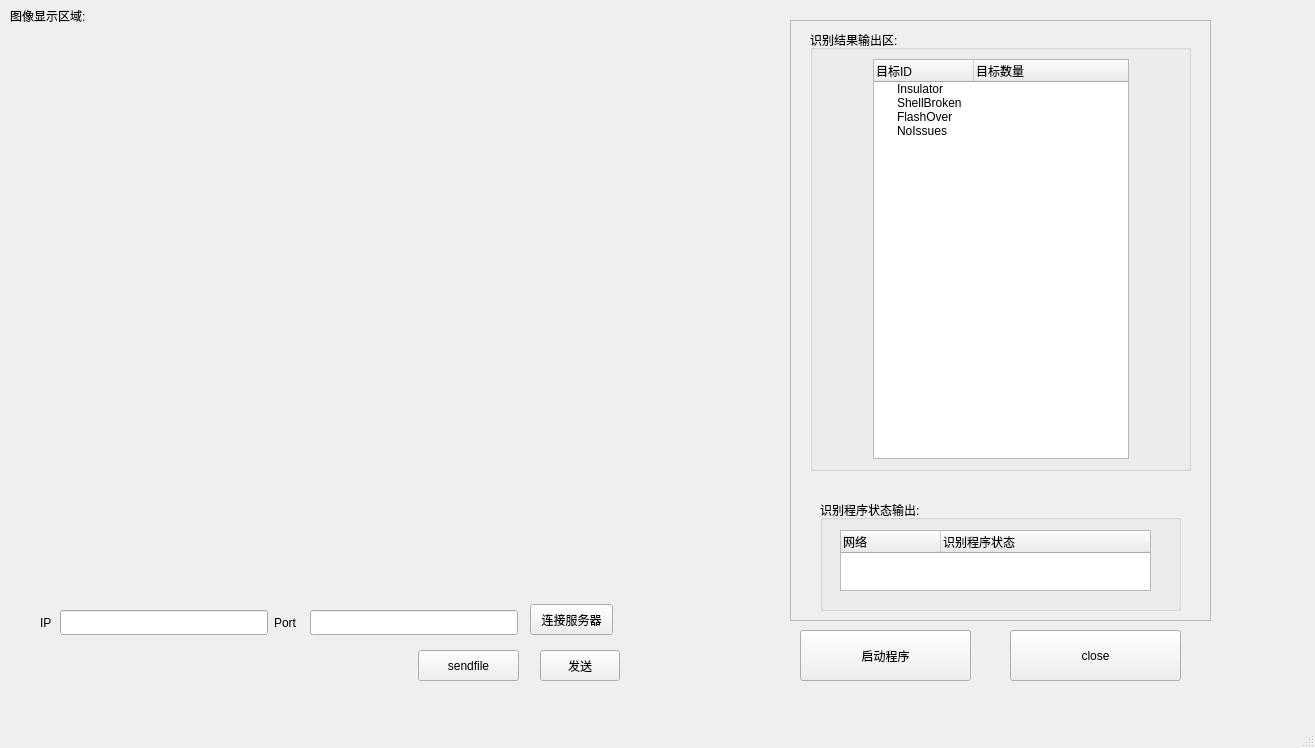
<?xml version="1.0" encoding="UTF-8"?>
<ui version="4.0">
 <class>MainWindow</class>
 <widget class="QMainWindow" name="MainWindow">
  <property name="geometry">
   <rect>
    <x>0</x>
    <y>0</y>
    <width>1315</width>
    <height>748</height>
   </rect>
  </property>
  <property name="windowTitle">
   <string>MainWindow</string>
  </property>
  <widget class="QWidget" name="centralwidget">
   <widget class="QLabel" name="label_4">
    <property name="geometry">
     <rect>
      <x>10</x>
      <y>0</y>
      <width>151</width>
      <height>31</height>
     </rect>
    </property>
    <property name="text">
     <string>图像显示区域:</string>
    </property>
   </widget>
   <widget class="QPushButton" name="openCamera">
    <property name="geometry">
     <rect>
      <x>800</x>
      <y>630</y>
      <width>171</width>
      <height>51</height>
     </rect>
    </property>
    <property name="text">
     <string>启动程序</string>
    </property>
   </widget>
   <widget class="QFrame" name="frame_2">
    <property name="geometry">
     <rect>
      <x>790</x>
      <y>20</y>
      <width>421</width>
      <height>601</height>
     </rect>
    </property>
    <property name="frameShape">
     <enum>QFrame::StyledPanel</enum>
    </property>
    <property name="frameShadow">
     <enum>QFrame::Raised</enum>
    </property>
    <widget class="QGroupBox" name="groupBox">
     <property name="geometry">
      <rect>
       <x>30</x>
       <y>480</y>
       <width>361</width>
       <height>111</height>
      </rect>
     </property>
     <property name="title">
      <string>识别程序状态输出:</string>
     </property>
     <widget class="QTreeWidget" name="treeWidget_2">
      <property name="geometry">
       <rect>
        <x>20</x>
        <y>30</y>
        <width>311</width>
        <height>61</height>
       </rect>
      </property>
      <column>
       <property name="text">
        <string>网络</string>
       </property>
      </column>
      <column>
       <property name="text">
        <string>识别程序状态</string>
       </property>
      </column>
      <item>
       <property name="text">
        <string/>
       </property>
      </item>
     </widget>
    </widget>
    <widget class="QGroupBox" name="groupBox_2">
     <property name="geometry">
      <rect>
       <x>20</x>
       <y>10</y>
       <width>381</width>
       <height>441</height>
      </rect>
     </property>
     <property name="title">
      <string>识别结果输出区:</string>
     </property>
     <layout class="QGridLayout" name="gridLayout">
      <item row="0" column="0">
       <spacer name="horizontalSpacer">
        <property name="orientation">
         <enum>Qt::Horizontal</enum>
        </property>
        <property name="sizeHint" stdset="0">
         <size>
          <width>39</width>
          <height>20</height>
         </size>
        </property>
       </spacer>
      </item>
      <item row="0" column="1">
       <widget class="QTreeWidget" name="treeWidget">
        <column>
         <property name="text">
          <string>目标ID</string>
         </property>
        </column>
        <column>
         <property name="text">
          <string>目标数量</string>
         </property>
        </column>
        <item>
         <property name="text">
          <string>Insulator</string>
         </property>
        </item>
        <item>
         <property name="text">
          <string>ShellBroken</string>
         </property>
        </item>
        <item>
         <property name="text">
          <string>FlashOver</string>
         </property>
        </item>
        <item>
         <property name="text">
          <string>NoIssues</string>
         </property>
        </item>
       </widget>
      </item>
      <item row="0" column="2">
       <spacer name="horizontalSpacer_2">
        <property name="orientation">
         <enum>Qt::Horizontal</enum>
        </property>
        <property name="sizeHint" stdset="0">
         <size>
          <width>39</width>
          <height>20</height>
         </size>
        </property>
       </spacer>
      </item>
     </layout>
    </widget>
   </widget>
   <widget class="QPushButton" name="pushButtonTrans">
    <property name="geometry">
     <rect>
      <x>540</x>
      <y>650</y>
      <width>80</width>
      <height>31</height>
     </rect>
    </property>
    <property name="text">
     <string>发送</string>
    </property>
   </widget>
   <widget class="QLabel" name="label">
    <property name="geometry">
     <rect>
      <x>40</x>
      <y>607</y>
      <width>14</width>
      <height>31</height>
     </rect>
    </property>
    <property name="text">
     <string>IP</string>
    </property>
   </widget>
   <widget class="QLineEdit" name="lineEdit_port">
    <property name="geometry">
     <rect>
      <x>310</x>
      <y>610</y>
      <width>208</width>
      <height>25</height>
     </rect>
    </property>
   </widget>
   <widget class="QLabel" name="label_2">
    <property name="geometry">
     <rect>
      <x>274</x>
      <y>607</y>
      <width>30</width>
      <height>31</height>
     </rect>
    </property>
    <property name="text">
     <string>Port</string>
    </property>
   </widget>
   <widget class="QPushButton" name="pushButton_Connect">
    <property name="geometry">
     <rect>
      <x>530</x>
      <y>604</y>
      <width>83</width>
      <height>31</height>
     </rect>
    </property>
    <property name="text">
     <string>连接服务器</string>
    </property>
   </widget>
   <widget class="QLineEdit" name="lineEdit_ip">
    <property name="geometry">
     <rect>
      <x>60</x>
      <y>610</y>
      <width>208</width>
      <height>25</height>
     </rect>
    </property>
   </widget>
   <widget class="CameraWidget" name="cameraWidget" native="true">
    <property name="geometry">
     <rect>
      <x>19</x>
      <y>29</y>
      <width>751</width>
      <height>561</height>
     </rect>
    </property>
   </widget>
   <widget class="QPushButton" name="closeCamera">
    <property name="geometry">
     <rect>
      <x>1010</x>
      <y>630</y>
      <width>171</width>
      <height>51</height>
     </rect>
    </property>
    <property name="text">
     <string>close</string>
    </property>
   </widget>
   <widget class="QPushButton" name="sendfile">
    <property name="geometry">
     <rect>
      <x>418</x>
      <y>650</y>
      <width>101</width>
      <height>31</height>
     </rect>
    </property>
    <property name="text">
     <string>sendfile</string>
    </property>
   </widget>
   <widget class="QLabel" name="arrow">
    <property name="geometry">
     <rect>
      <x>1210</x>
      <y>600</y>
      <width>91</width>
      <height>81</height>
     </rect>
    </property>
    <property name="text">
     <string/>
    </property>
   </widget>
  </widget>
  <widget class="QMenuBar" name="menubar">
   <property name="geometry">
    <rect>
     <x>0</x>
     <y>0</y>
     <width>1315</width>
     <height>28</height>
    </rect>
   </property>
  </widget>
  <widget class="QStatusBar" name="statusbar"/>
 </widget>
 <customwidgets>
  <customwidget>
   <class>CameraWidget</class>
   <extends>QWidget</extends>
   <header>/home/hy/visual_window519/camerawidget.h</header>
   <container>1</container>
  </customwidget>
 </customwidgets>
 <resources/>
 <connections/>
</ui>
